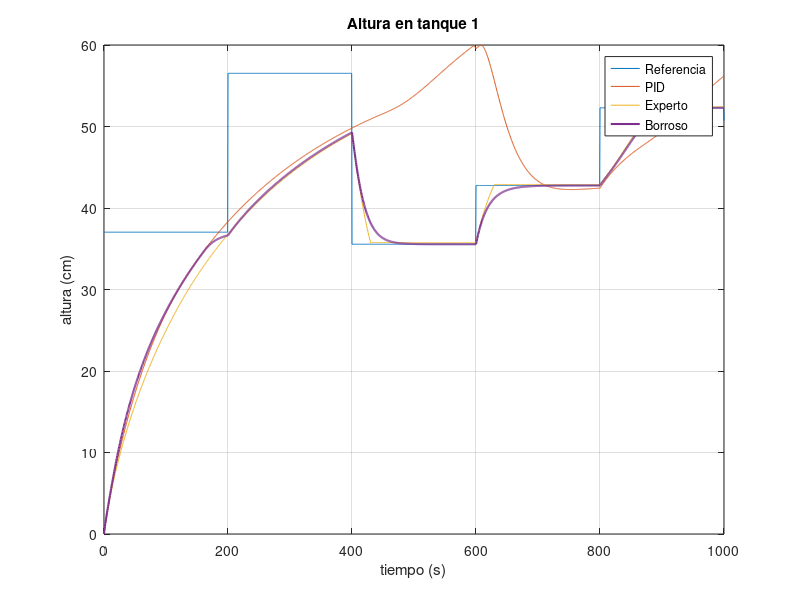
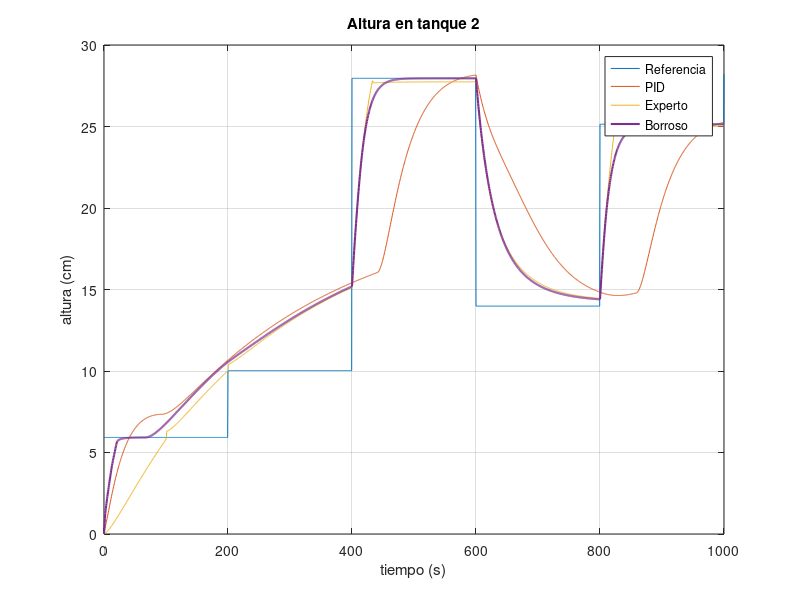
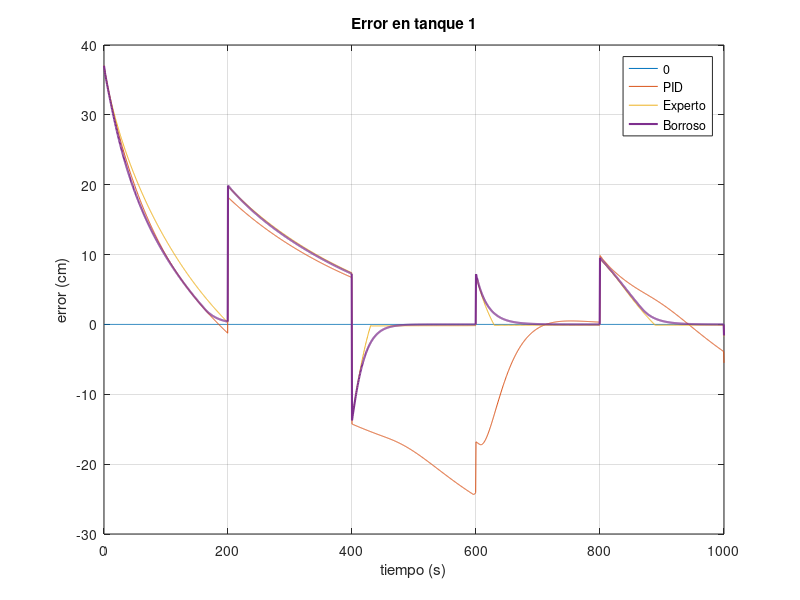
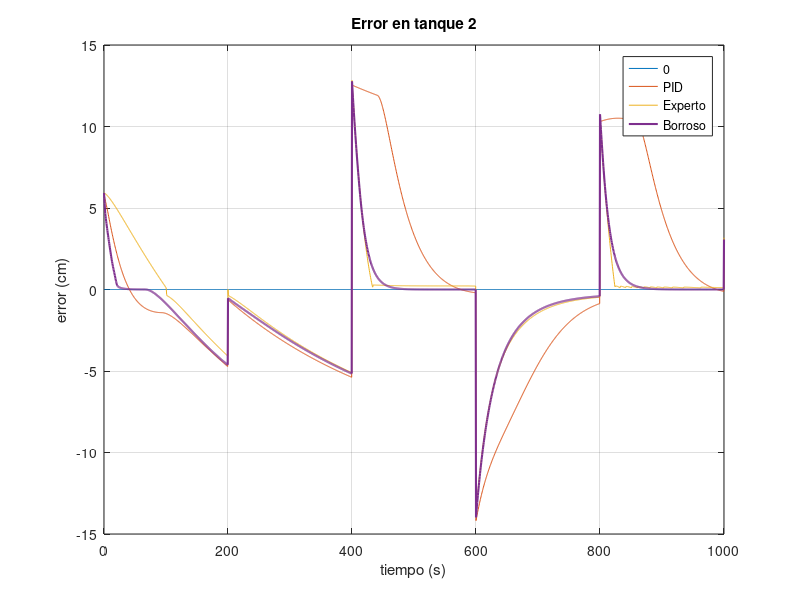

The MATLAB source for these figures, in order:

clear all;

% Alturas
altura_pid = load("altura_pid.mat", "altura");
altura_pid = altura_pid.("altura");

altura_expert = load("altura_expert.mat", "altura");
altura_expert = altura_expert.("altura");

altura_fuzzy = load("altura_fuzzy.mat", "altura");
altura_fuzzy = altura_fuzzy.("altura");

figure(1)
plot(altura_pid(1,:), altura_pid(2,:)*100, altura_pid(1,:), altura_pid(4,:)*100, altura_expert(1,:), altura_expert(4,:)*100, ...
    altura_fuzzy(1,:), altura_fuzzy(4,:)*100, 'linewidth', 1.5);
grid on;
xlabel('tiempo (s)');
ylabel('altura (cm)');
legend('Referencia', 'PID', 'Experto', 'Borroso');
title('Altura en tanque 1');

figure(2)
plot(altura_pid(1,:), altura_pid(3,:)*100, altura_pid(1,:), altura_pid(6,:)*100, altura_expert(1,:), altura_expert(6,:)*100, ...
    altura_fuzzy(1,:), altura_fuzzy(6,:)*100, 'linewidth', 1.5);
grid on;
xlabel('tiempo (s)');
ylabel('altura (cm)');
legend('Referencia', 'PID', 'Experto', 'Borroso');
title('Altura en tanque 2');

% Errores

error_pid = load("error_pid.mat", "error");
error_pid = error_pid.("error");

error_expert = load("error_expert.mat", "error");
error_expert = error_expert.("error");

error_fuzzy = load("error_fuzzy.mat", "error");
error_fuzzy = error_fuzzy.("error");

figure(3)
plot(error_pid(1,:), zeros(size(error_pid(1,:))), error_pid(1,:), error_pid(2,:)*100, error_expert(1,:), error_expert(2,:)*100, ...
    error_fuzzy(1,:), error_fuzzy(2,:)*100, 'linewidth', 1.5);
grid on;
xlabel('tiempo (s)');
ylabel('error (cm)');
legend('0', 'PID', 'Experto', 'Borroso');
title('Error en tanque 1');

figure(4)
plot(error_pid(1,:), zeros(size(error_pid(1,:))), error_pid(1,:), error_pid(3,:)*100, error_expert(1,:), error_expert(3,:)*100, ...
    error_fuzzy(1,:), error_fuzzy(3,:)*100, 'linewidth', 1.5);
grid on;
xlabel('tiempo (s)');
ylabel('error (cm)');
legend('0', 'PID', 'Experto', 'Borroso');
title('Error en tanque 2');

% Flujos
flujo_pid = load("flujo_pid.mat", "flujo");
flujo_pid = flujo_pid.("flujo");

flujo_expert = load("flujo_expert.mat", "flujo");
flujo_expert = flujo_expert.("flujo");

flujo_fuzzy = load("flujo_fuzzy.mat", "flujo");
flujo_fuzzy = flujo_fuzzy.("flujo");

figure(5)
plot(flujo_pid(1,:), flujo_pid(2,:)*1000, flujo_expert(1,:), flujo_expert(2,:)*1000, ...
    flujo_fuzzy(1,:), flujo_fuzzy(2,:)*1000, 'linewidth', 1.5);
grid on;
xlabel('tiempo (s)');
ylabel('flujo (mL/s)');
legend('PID', 'Experto', 'Borroso');
title('Flujo en bomba 1');

figure(6)
plot(flujo_pid(1,:), flujo_pid(3,:)*1000, flujo_expert(1,:), flujo_expert(3,:)*1000, ...
    flujo_fuzzy(1,:), flujo_fuzzy(3,:)*1000, 'linewidth', 1.5);
grid on;
xlabel('tiempo (s)');
ylabel('flujo (mL/s)');
legend('PID', 'Experto', 'Borroso');
title('Flujo en bomba 2');
